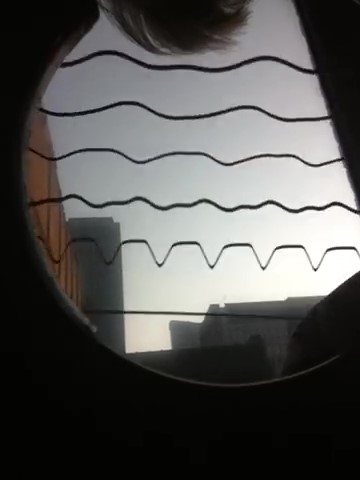
#> input picture test1.jpg, 360 x 480 px
$ python Slice.py
#> lines starting #> are read from the running program, lines starting #| are printed output that depends on the picture
import cv2
import numpy as np
import math

image = cv2.imread('test1.jpg')
#> image is the input picture: shape (480, 360, 3); mean B, G, R 84.5, 86.2, 86.8
print(image.shape)
#| (480, 360, 3)
print(image.shape[0]//2)
#| 240
crop_img = image[0:image.shape[0]//2, 0:image.shape[1]//2]
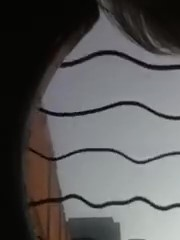
#> crop_img: shape (240, 180, 3); mean B, G, R 87.7, 87.7, 88.7
cv2.imshow("cropped", crop_img)
cv2.waitKey(0)

$ run again, with test3.jpg copied over test1.jpg
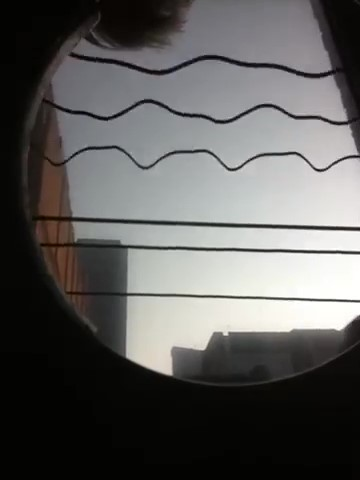
#> input picture test3.jpg, 360 x 480 px
#> image is the input picture: shape (480, 360, 3); mean B, G, R 91.3, 92.6, 93.3
#| (480, 360, 3)
#| 240
#> `crop_img = image[0:image.shape[0]//2, 0:image.shape[1]//2]`:
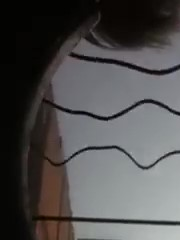
#> crop_img: shape (240, 180, 3); mean B, G, R 78.2, 78.3, 79.6

$ run again, with aligned.jpg copied over test1.jpg
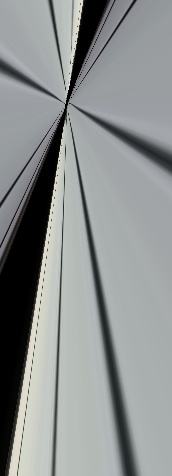
#> input picture aligned.jpg, 172 x 476 px
#> image is the input picture: shape (476, 172, 3); mean B, G, R 143.9, 144.2, 140.3
#| (476, 172, 3)
#| 238
#> `crop_img = image[0:image.shape[0]//2, 0:image.shape[1]//2]`:
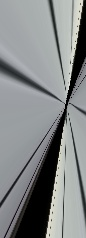
#> crop_img: shape (238, 86, 3); mean B, G, R 135.8, 135.1, 131.8
